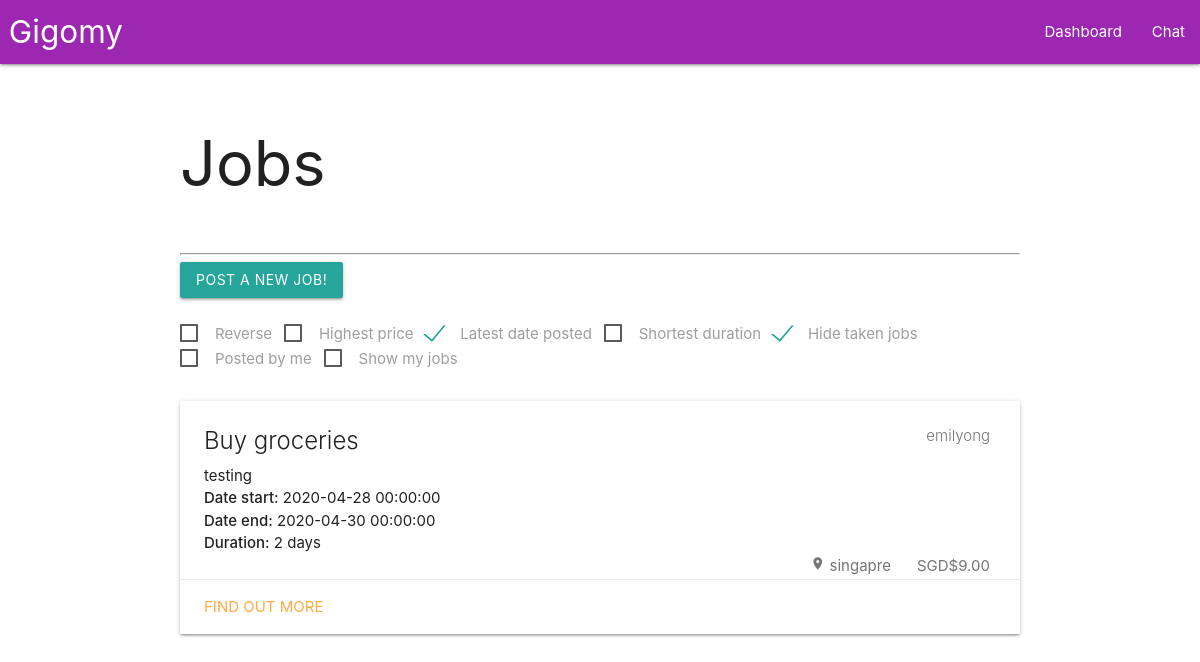
/ (signed in), run on the app's committed database.
### main.py (models this page shows)
class Job(db.Model):
    jobID = db.Column(db.Integer, unique = True, autoincrement = True, nullable = False, index = True, primary_key = True)
    jobTitle = db.Column(db.String, index = True, nullable = False)
    jobDescription = db.Column(db.String, nullable = False)
    jobLocation = db.Column(db.String, nullable = True)
    jobPrice = db.Column(db.Float, index = True, nullable = False)
    jobDatePosted = db.Column(db.DateTime, index = True, nullable = False)
    jobDateStart = db.Column(db.DateTime, index = True, nullable = True)
    jobDateEnd = db.Column(db.DateTime, index = True, nullable = True)
    jobSender = db.Column(db.String, db.ForeignKey("user.username"), nullable = False)
    jobReceiver = db.Column(db.String, db.ForeignKey("user.username"), nullable = True)

### main.py (the view)
@app.route("/")
def index():
    if current_user.is_authenticated:
        jobs_ = Job.query.all()
        currentUser = getUser(current_user)
        jobs = []
        for job in jobs_:
            job_ = processJob(job)
            if job_["jobReceiver"]:
                jobs.append(job_)
            else:
                jobs.insert(0, job_)
        return render_template("gigomy.html", jobs=jobs, currentUser=currentUser,
                                currentUser_=json.dumps(currentUser))
    return render_template("index.html")

### main.py (called while the page is built)
def getUser (user):
    currentUser = {"username": user.username,
                    "email": user.email,
                    "avatar": user.avatar}
    return currentUser

@login.user_loader
def load_user(username):
    return User.query.get(username)

### templates/gigomy.html
{% extends "base.html" %}
{% block content %}
  {% include "jobs.html" %}
{% endblock content %}

### templates/jobs.html (shortened to what this page needs)
<h1>Jobs</h1>
<br/><hr/>
<a class="waves-effect waves-light btn modal-trigger" href="#postJobs">Post a new job!</a>
<br/><br/>
{% if jobs %}
<label>
  <span>Reverse</span>
</label>
<label>
  <span>Highest price</span>
</label>
<label>
  <span>Latest date posted</span>
</label>
<label>
  <span>Shortest duration</span>
</label>
<label>
  <span>Hide taken jobs</span>
</label>
<label>
  <span>Posted by me</span>
</label>
<label>
  <span>Show my jobs</span>
</label>
{% endif %}
<br/><br/>
<div id="allJobs">
  {% if jobs %}
    {% for job in jobs %}
      {% set jobID = job["jobID"] %}
      <div id={{jobID}} class="card darken-1"
      data-item-duration='{{job["jobDuration"]}}'
      data-item-price='{{job["jobPrice"]}}'
      data-item-datePosted='{{job["jobDatePosted"]}}'
      data-item-receiver='{{job["jobReceiver"]}}'
      data-item-hidden="false"
      data-item-sender='{{job["jobSender"]}}'>
        <div class="card-content">
          <span class="card-title">
            <span class="badge">{{job["jobSender"]}}</span>
            {{job["jobTitle"]}}
          </span>
          <p>{{job["jobDescription"]}}</p>
          <p><strong>Date start:</strong> {{job["jobDateStart"]}}</p>
          <p><strong>Date end:</strong> {{job["jobDateEnd"]}}</p>
          <p><strong>Duration:</strong> {{job["jobDuration"]}}</p>
          <span class="badge">SGD{{job["jobPrice"]}}</span>
          <span class="badge">
            <i class="material-icons tiny">location_on</i>
            {{job["jobLocation"]}}
          </span>
        </div>
        <div class="card-action">
          <a href="{{url_for('see', id=jobID)}}">Find out more</a>
        </div>
      </div>
    {% endfor %}
  {% else %}
    <h3>There are no jobs available!</h3>
  {% endif %}
</div>

### data on the page
Job: jobSender "emilyong", jobTitle "Buy groceries", jobDescription "testing", jobDateStart "2020-04-28 00:00:00", jobDateEnd "2020-04-30 00:00:00", jobDuration "2 days", jobPrice "$9.00", jobLocation "singapre"
